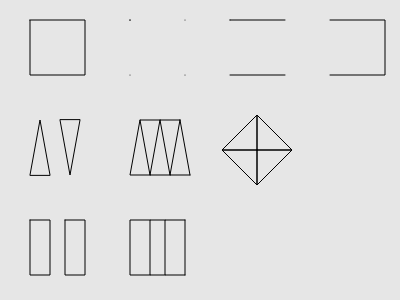
Frame 1 (no input)
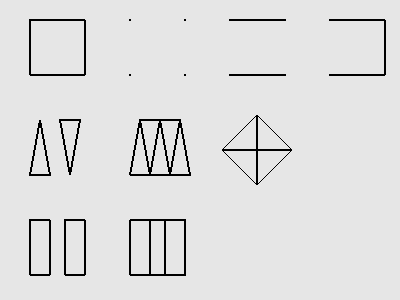
Frame 60 (no input)
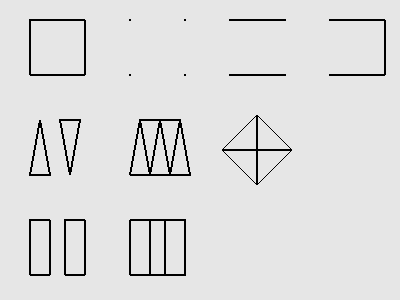
Frame 120 (the mouse pressed at the canvas centre since frame 60)

The p5.js sketch that drew these frames (run headless with seeded random() and noise() and a simulated clock; from frame 60 on, the mouse is pressed at the canvas centre):

// p5.js sketch
// ── sketch.js
function setup() {
  createCanvas(400, 300);
  // frameRate(30);
  background(230);
}

//beginShape()
//vertex()
//vertex()
//vertex()
//vertex()
//endShape()

//modes: POINTS, LINES, TRIANGLES, TRIANGLE_FAN, TRIANGLE_STRIP, QUADS, QUAD_STRIP

function draw() {
  noFill();
  beginShape();
  vertex(30, 20);
  vertex(85, 20);
  vertex(85, 75);
  vertex(30, 75);
  endShape(CLOSE); //perfect square

  beginShape(POINTS);
  vertex(130, 20);
  vertex(185, 20);
  vertex(185, 75);
  vertex(130, 75);
  endShape(CLOSE); //4 points

  beginShape(LINES);
  vertex(230, 20);
  vertex(285, 20);
  vertex(285, 75);
  vertex(230, 75);
  endShape(CLOSE); //2 lines

  beginShape();
  vertex(330, 20);
  vertex(385, 20);
  vertex(385, 75);
  vertex(330, 75);
  endShape(); // open square

  beginShape(TRIANGLES);
  vertex(30, 175);
  vertex(40, 120);
  vertex(50, 175);
  vertex(60, 120);
  vertex(70, 175);
  vertex(80, 120);
  endShape(); //2 triangles

  beginShape(TRIANGLE_STRIP);
  vertex(130, 175);
  vertex(140, 120);
  vertex(150, 175);
  vertex(160, 120);
  vertex(170, 175);
  vertex(180, 120);
  vertex(190, 175);
  endShape(); //3 triangles united in a "strip"

  beginShape(TRIANGLE_FAN);
  vertex(257, 150);
  vertex(257, 115);
  vertex(292, 150);
  vertex(257, 185);
  vertex(222, 150);
  vertex(257, 115);
  endShape();

  beginShape(QUADS);
  vertex(30, 220);
  vertex(30, 275);
  vertex(50, 275);
  vertex(50, 220);

  vertex(65, 220);
  vertex(65, 275);
  vertex(85, 275);
  vertex(85, 220);
  endShape(); //2 rectangles

  beginShape(QUAD_STRIP);
  vertex(130, 220);
  vertex(130, 275);
  vertex(150, 220);
  vertex(150, 275);

  vertex(165, 220);
  vertex(165, 275);
  vertex(185, 220);
  vertex(185, 275);
  endShape(); //2 rectangles united in a "strip"
}
